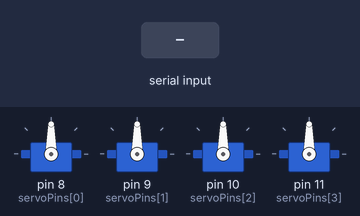
A sketch run on a simulated Arduino Uno, built with avr-gcc and run on an emulated ATmega328P. Shown: 4 × servo. Inputs (shaded band) come from the test bench. What the sketch prints to the serial monitor is not drawn.

Above: at 1.2 s.
1.3 s: ",\n" received over Serial
2.8 s: "-\n" received over Serial
4.3 s: "k90\n" received over Serial
Timing chart, 0 to 7.3 s (numbered marks = the images above; inputs shaded):
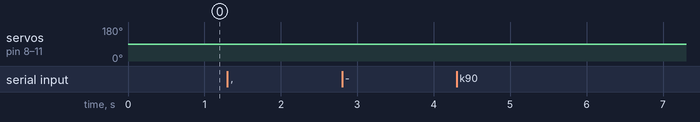

The sketch:

blueberry_servo_arm.ino
```cpp
/*
 * Title:        Bluetooth Remote Control
 * Description:  This program is intented to work with a connected
 *               Bluetooth dongle to the robot and an Android phone
 *               running Blueberry application
 * Author:       Karl Kangur <karl.kangur@gmail.com>
 * Modified by:  CalebJ2
 * Version:      1.0
 * Website:      github
 */
#include <Servo.h>

// how many servos are attached
#define numChannels 4

Servo servos[numChannels];
int servoPins[] = {8,9,10,11};
int* tmpArr;
// keyframe inputs. Default everything to 90
int* currentFrame = new int[7]; // transition from
int* midFrame = new int[7]; // currently at
int* nextFrame = new int[7]; // transition to
unsigned long frameStart = 0; // time

char serialData[32];
byte error = 0;
unsigned long lastRxTime;
unsigned long lastServoTime;
unsigned long currentTime;
boolean connected; //has communicated with phone within last second? This is mostly unused.

void setup()
{
  // the bluetooth dongle communicates at 9600 baud only
  Serial.begin(115200);
  lastRxTime = millis();

  for (int i=0; i < numChannels; i++) {
    servos[i].attach(servoPins[i]);
  }
  // default frames to 90
  for (int i=0; i < 7; i++) {
    currentFrame[i] = 90;
    midFrame[i] = 90;
    nextFrame[i] = 90;
  }
}

void loop()
{
  if(millis()-lastRxTime > 1500 && connected == true){//if this hasn't heard from phone for 1.5 seconds
    //Serial.println("reset due to timeout ");
    //connected = false;
    //reset();
  }
  if(Serial.available() > 0)
  {
    // clear timeout
    connected = true;
    lastRxTime = millis();

    Serial.readBytesUntil('\n', serialData, 31);
    switch(serialData[0])
    {
    case 0: //basically the blueberry ping command
      Serial.println(0);
      break;
    case 'k':
      // set up transition from current position to recieved frame
      tmpArr = new int[7];
      if(parseCommand(serialData, tmpArr, 7)) {
        // start next frame. midFrame should be close to next frame, so just transition from it
        // to avoid jumps. Delete currentFrame and shift everything else down to avoid memory leaks.
        midFrame[0] = nextFrame[0];
        delete currentFrame;
        currentFrame = midFrame;
        midFrame = nextFrame;
        nextFrame = tmpArr;
        frameStart = millis();
        Serial.println('0'); // confirm reception
      } else {
        delete tmpArr;
        Serial.print("Error while parsing command. ");
        Serial.println(String(serialData));
      }
      break;
    case 'r':
      reset();
      Serial.println("Robot reset");
      break;
    default:
      // inform user of non existing command
      Serial.print("Command not recognised. ");
      Serial.println(String(serialData));
    }

    // clear serialData array
    memset(serialData, 0, sizeof(serialData));
  }
  //k,5000,10,10,10,10,0,0
  //String tmp = "";
  int timeIntoFrame = constrain(millis() - frameStart, 0, currentFrame[0]);
  // like percent except out of 1000 to minimize integer rounding errors
  // (frame delay - timeElapsed) / frame delay * 1000
  int scalar = ((long)currentFrame[0] - (long)timeIntoFrame) * (long)1000 / (long)currentFrame[0];
  midFrame[0] = currentFrame[0] - timeIntoFrame;
  //tmp += "millis " + String(millis()) + ", time " + String(timeIntoFrame) + ", ft0 " + String(currentFrame[0]) + ", scalar " + String(scalar);
  for (int i = 1; i < numChannels+1; i++) {
    midFrame[i] = (long)currentFrame[i] * scalar / 1000 + (long)nextFrame[i] * (1000 - scalar) / 1000;
    midFrame[i] = constrain(midFrame[i], 6, 174);
    //tmp += "; i " + String(i) + ", val " + String(midFrame[i]);
  }
  for (int i = 0; i < numChannels; i++) {
    servos[i].write(midFrame[i+1]);
  }
  //Serial.println(tmp);
  //delay(50);
}

void reset()
{
  for (int i=1; i <= 4; i++) {
    //servos[i-1].write(90);
  }
}

/**
 * This function makes ints out of the received serial data, the 2 first
 * characters are not counted as they consist of the command character and
 * a comma separating the first variable.
 *
 * @params command The whole serial data received as an address
 * @params returnValues The array where the return values go as an address
 * @params returnNumber The number of values to set inside the returnValues variable
 */
boolean parseCommand(char* command, int* returnValues, byte returnNumber)
{
  // parsing state machine
  byte i = 1, j = 0, sign = 0, ch = 0, number;
  int temp = 0;
  while(i++)
  {
    switch(*(command + i))
    {
    case '\0':
    case ',':
      // set return value
      if(ch != 0)
      {
        returnValues[j++] = sign?-temp:temp;
        sign = 0;
        temp = 0;
        ch = 0;
      }
      else
      {
        return false;
      }
      break;
    case '-':
      sign = 1;
      break;
    default:
      // convert string to int
      number = *(command + i) - '0';
      if(number < 0 || number > 9)
      {
        return false;
      }
      temp = temp * 10 + number;
      ch++;
    }

    // enough return values have been set
    if(j == returnNumber)
    {
      return true;
    }
    // end of command reached
    else if(*(command + i) == '\0')
    {
      return false;
    }
  }
}
```

Measured:
- after the input at 1.3 s, every drawn part: stays the same
- after the input at 2.8 s, every drawn part: stays the same
- after the input at 4.3 s, every drawn part: stays the same
